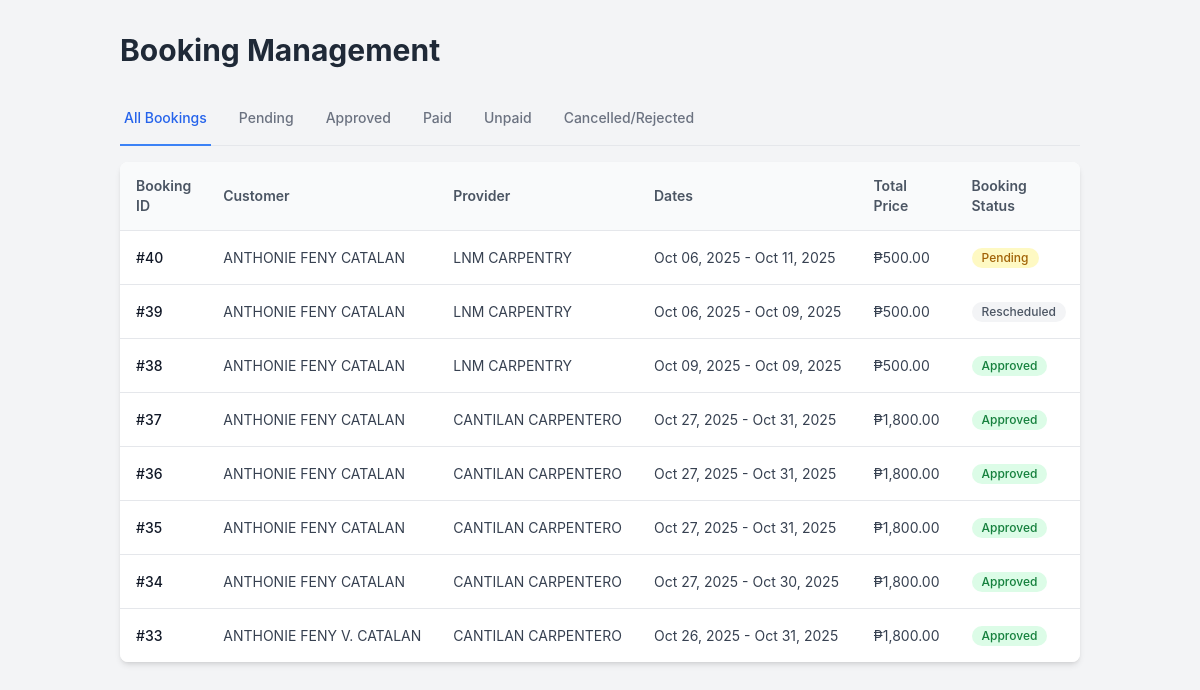
Screenshot of /content/booking_management.php (signed in) with the database file from the repository.
### tables this page shows
CREATE TABLE `bookings` (
  `id` int(11) NOT NULL,
  `provider_id` int(11) NOT NULL,
  `service_id` int(11) NOT NULL,
  `customer_id` int(11) NOT NULL,
  `role` int(11) NOT NULL,
  `customer_name` varchar(255) NOT NULL,
  `customer_email` varchar(255) NOT NULL,
  `customer_phone` varchar(50) NOT NULL,
  `booking_date_from` date NOT NULL,
  `booking_date_to` date NOT NULL,
  `booking_time_from` time NOT NULL,
  `booking_time_to` time NOT NULL,
  `total_price` decimal(10,2) NOT NULL DEFAULT 0.00,
  `payment_id` varchar(255) DEFAULT NULL,
  `payment_link` text DEFAULT NULL,
  `booking_time` time NOT NULL,
  `booking_status` varchar(50) NOT NULL DEFAULT 'pending',
  `is_approve` tinyint(1) NOT NULL DEFAULT 0,
  `special_request` text DEFAULT NULL,
  `price` decimal(10,2) NOT NULL,
  `payment_status` varchar(20) NOT NULL DEFAULT 'unpaid',
  `paymongo_checkout_id` varchar(100) DEFAULT NULL,
  `paymongo_payment_intent_id` varchar(100) DEFAULT NULL,
  `created_at` timestamp NOT NULL DEFAULT current_timestamp()
);

CREATE TABLE `service_providers` (
  `id` int(11) NOT NULL,
  `user_id` int(11) NOT NULL,
  `company_name` varchar(255) NOT NULL,
  `company_address` text NOT NULL,
  `company_email` varchar(255) NOT NULL,
  `contact_number` varchar(50) NOT NULL,
  `service_name` varchar(255) NOT NULL,
  `description` text DEFAULT NULL,
  `registration_date` timestamp NOT NULL DEFAULT current_timestamp(),
  `service_id` int(11) DEFAULT NULL,
  `service_description` text DEFAULT NULL,
  `price` decimal(10,2) NOT NULL,
  `legal_documents` text DEFAULT NULL,
  `available_date` date NOT NULL DEFAULT '2025-01-01',
  `available_time` time NOT NULL DEFAULT '00:00:00',
  `is_approved` int(11) NOT NULL,
  `available_date_from` date DEFAULT NULL,
  `available_date_to` date DEFAULT NULL,
  `available_time_from` time DEFAULT NULL,
  `available_time_to` time DEFAULT NULL,
  `is_available` tinyint(1) NOT NULL DEFAULT 1
);

### content/booking_management.php (the view, shortened to what this page needs)
<?php
include '../db.php';
$filter = $_GET['filter'] ?? 'all';
$where_clause = '';
switch ($filter) {
    default:
        $where_clause = '';
}
$sql = "SELECT
            b.id,
            b.customer_name,
            sp.company_name,
            b.booking_date_from,
            b.booking_date_to,
            b.total_price,
            b.booking_status,
            b.payment_status,
            b.created_at
        FROM bookings b
        JOIN service_providers sp ON b.provider_id = sp.id
        $where_clause
        ORDER BY b.created_at DESC";
$stmt = $conn->prepare($sql);
$stmt->execute();
$result = $stmt->get_result();
function getStatusBadge($status, $type = 'booking') {
    $color_class = 'bg-gray-100 text-gray-600';
    if ($type == 'booking') {
        switch (strtolower($status)) {
            case 'approved':
                $color_class = 'bg-green-100 text-green-700';
                break;
            case 'pending':
                $color_class = 'bg-yellow-100 text-yellow-700';
                break;
        }
    } elseif ($type == 'payment') {
         switch (strtolower($status)) {
            case 'paid':
                $color_class = 'bg-blue-100 text-blue-700';
                break;
            case 'unpaid':
                $color_class = 'bg-orange-100 text-orange-700';
                break;
        }
    }
    return "<span class='inline-flex items-center rounded-full px-2.5 py-0.5 text-xs font-medium " . $color_class . "'>" . htmlspecialchars(ucfirst($status)) . "</span>";
}
function getFilterClass($current_filter, $tab_name) {
    if ($current_filter == $tab_name) {
        return 'border-blue-500 text-blue-600';
    } else {
        return 'border-transparent text-gray-500 hover:text-gray-700 hover:border-gray-300';
    }
}
?>
<!DOCTYPE html>
<html lang="en">
<head>
    <script src="https://cdn.tailwindcss.com"></script>
    <link rel="stylesheet" href="https://cdnjs.cloudflare.com/ajax/libs/font-awesome/6.4.0/css/all.min.css">
</head>
<body class="bg-gray-100">
    <div class="container mx-auto p-6 md:p-8">
        <div class="flex justify-between items-center mb-6">
            <h1 class="text-3xl font-bold text-gray-800">Booking Management</h1>
        </div>
        <div class="mb-4 border-b border-gray-200">
            <nav class="flex -mb-px space-x-6" aria-label="Tabs">
                <a href="booking_management.php?filter=all"
                   class="whitespace-nowrap py-4 px-1 border-b-2 font-medium text-sm <?php echo getFilterClass($filter, 'all'); ?>">
                   All Bookings
                </a>
                <a href="booking_management.php?filter=pending"
                   class="whitespace-nowrap py-4 px-1 border-b-2 font-medium text-sm <?php echo getFilterClass($filter, 'pending'); ?>">
                   Pending
                </a>
                <a href="booking_management.php?filter=approved"
                   class="whitespace-nowrap py-4 px-1 border-b-2 font-medium text-sm <?php echo getFilterClass($filter, 'approved'); ?>">
                   Approved
                </a>
                 <a href="booking_management.php?filter=paid"
                   class="whitespace-nowrap py-4 px-1 border-b-2 font-medium text-sm <?php echo getFilterClass($filter, 'paid'); ?>">
                   Paid
                </a>
                 <a href="booking_management.php?filter=unpaid"
                   class="whitespace-nowrap py-4 px-1 border-b-2 font-medium text-sm <?php echo getFilterClass($filter, 'unpaid'); ?>">
                   Unpaid
                </a>
                <a href="booking_management.php?filter=cancelled"
                   class="whitespace-nowrap py-4 px-1 border-b-2 font-medium text-sm <?php echo getFilterClass($filter, 'cancelled'); ?>">
                   Cancelled/Rejected
                </a>
            </nav>
        </div>
        <div class="bg-white shadow-md rounded-lg overflow-hidden">
            <div class="overflow-x-auto">
                <table class="min-w-full divide-y divide-gray-200">
                    <thead class="bg-gray-50">
                        <tr>
                            <th scope="col" class="py-3.5 px-4 text-left text-sm font-semibold text-gray-600">Booking ID</th>
                            <th scope="col" class="py-3.5 px-4 text-left text-sm font-semibold text-gray-600">Customer</th>
                            <th scope="col" class="py-3.5 px-4 text-left text-sm font-semibold text-gray-600">Provider</th>
                            <th scope="col" class="py-3.5 px-4 text-left text-sm font-semibold text-gray-600">Dates</th>
                            <th scope="col" class="py-3.5 px-4 text-left text-sm font-semibold text-gray-600">Total Price</th>
                            <th scope="col" class="py-3.5 px-4 text-left text-sm font-semibold text-gray-600">Booking Status</th>
                        </tr>
                    </thead>
                    <tbody class="divide-y divide-gray-200 bg-white">
                        <?php if ($result->num_rows > 0): ?>
                            <?php while($row = $result->fetch_assoc()): ?>
                                <tr>
                                    <td class="whitespace-nowrap px-4 py-4 text-sm font-medium text-gray-900">#<?php echo htmlspecialchars($row['id']); ?></td>
                                    <td class="whitespace-nowrap px-4 py-4 text-sm text-gray-700"><?php echo htmlspecialchars($row['customer_name']); ?></td>
                                    <td class="whitespace-nowrap px-4 py-4 text-sm text-gray-700"><?php echo htmlspecialchars($row['company_name']); ?></td>
                                    <td class="whitespace-nowrap px-4 py-4 text-sm text-gray-700">
                                        <?php echo date('M d, Y', strtotime($row['booking_date_from'])); ?> -
                                        <?php echo date('M d, Y', strtotime($row['booking_date_to'])); ?>
                                    </td>
                                    <td class="whitespace-nowrap px-4 py-4 text-sm text-gray-700">₱<?php echo number_format($row['total_price'], 2); ?></td>
                                    <td class="whitespace-nowrap px-4 py-4 text-sm">
                                        <?php echo getStatusBadge($row['booking_status'], 'booking'); ?>
                                    </td>
                                </tr>
                            <?php endwhile; ?>
                        <?php endif; ?>
                    </tbody>
                </table>
            </div>
        </div>
    </div>
</body>
</html>

### content/booking_management.php (style rules this page uses)
body { font-family: 'Inter', sans-serif; background-color: #f5f7fa; }

### rows the page displays
bookings: id "40", customer_name "ANTHONIE FENY CATALAN", provider.company_name "LNM CARPENTRY", booking_date_from "Oct 06, 2025", booking_date_to "Oct 11, 2025", total_price "500.00", booking_status "Pending"
bookings: id "39", customer_name "ANTHONIE FENY CATALAN", provider.company_name "LNM CARPENTRY", booking_date_from "Oct 06, 2025", booking_date_to "Oct 09, 2025", total_price "500.00", booking_status "Rescheduled"
bookings: id "38", customer_name "ANTHONIE FENY CATALAN", provider.company_name "LNM CARPENTRY", booking_date_from "Oct 09, 2025", booking_date_to "Oct 09, 2025", total_price "500.00", booking_status "Approved"
bookings: id "37", customer_name "ANTHONIE FENY CATALAN", provider.company_name "CANTILAN CARPENTERO", booking_date_from "Oct 27, 2025", booking_date_to "Oct 31, 2025", total_price "1,800.00", booking_status "Approved"
bookings: id "36", customer_name "ANTHONIE FENY CATALAN", provider.company_name "CANTILAN CARPENTERO", booking_date_from "Oct 27, 2025", booking_date_to "Oct 31, 2025", total_price "1,800.00", booking_status "Approved"
bookings: id "35", customer_name "ANTHONIE FENY CATALAN", provider.company_name "CANTILAN CARPENTERO", booking_date_from "Oct 27, 2025", booking_date_to "Oct 31, 2025", total_price "1,800.00", booking_status "Approved"
bookings: id "34", customer_name "ANTHONIE FENY CATALAN", provider.company_name "CANTILAN CARPENTERO", booking_date_from "Oct 27, 2025", booking_date_to "Oct 30, 2025", total_price "1,800.00", booking_status "Approved"
bookings: id "33", customer_name "ANTHONIE FENY V. CATALAN", provider.company_name "CANTILAN CARPENTERO", booking_date_from "Oct 26, 2025", booking_date_to "Oct 31, 2025", total_price "1,800.00", booking_status "Approved"
